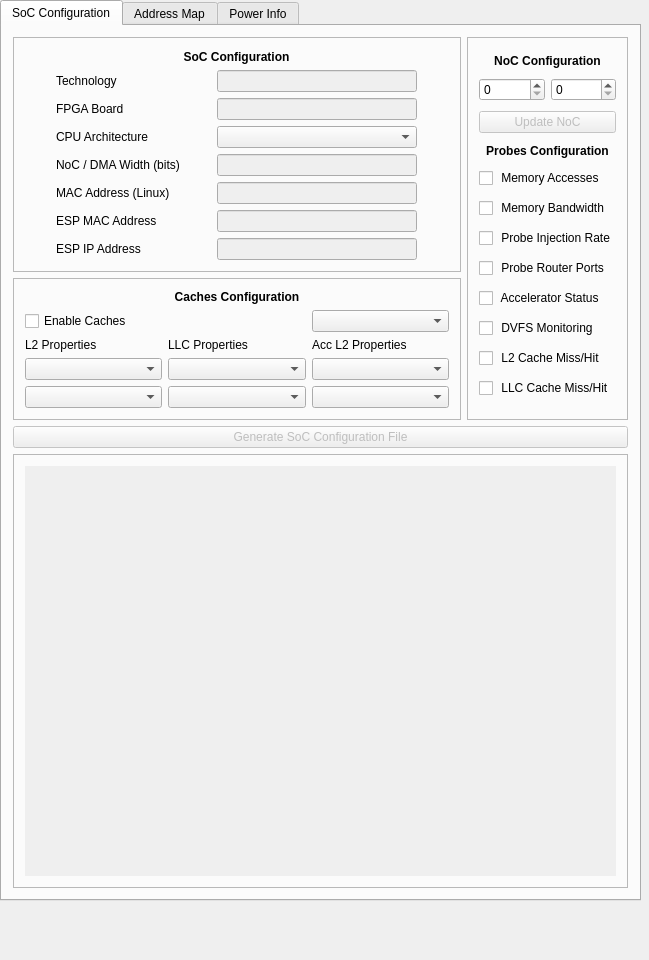
<?xml version="1.0" encoding="UTF-8"?>
<ui version="4.0">
 <class>espcreator</class>
 <widget class="QMainWindow" name="espcreator">
  <property name="geometry">
   <rect>
    <x>0</x>
    <y>0</y>
    <width>649</width>
    <height>960</height>
   </rect>
  </property>
  <property name="sizePolicy">
   <sizepolicy hsizetype="Expanding" vsizetype="Expanding">
    <horstretch>0</horstretch>
    <verstretch>0</verstretch>
   </sizepolicy>
  </property>
  <property name="windowTitle">
   <string>ESP SoC Generator</string>
  </property>
  <widget class="QWidget" name="centralWidget">
   <widget class="QTabWidget" name="tabWidget">
    <property name="enabled">
     <bool>true</bool>
    </property>
    <property name="geometry">
     <rect>
      <x>0</x>
      <y>0</y>
      <width>641</width>
      <height>901</height>
     </rect>
    </property>
    <property name="currentIndex">
     <number>0</number>
    </property>
    <widget class="QWidget" name="tab_soc">
     <attribute name="title">
      <string>SoC Configuration</string>
     </attribute>
     <layout class="QGridLayout" name="gridLayout_4">
      <item row="1" column="1" rowspan="2">
       <widget class="QFrame" name="frame_cfg">
        <property name="sizePolicy">
         <sizepolicy hsizetype="Fixed" vsizetype="Minimum">
          <horstretch>0</horstretch>
          <verstretch>0</verstretch>
         </sizepolicy>
        </property>
        <property name="frameShape">
         <enum>QFrame::StyledPanel</enum>
        </property>
        <property name="frameShadow">
         <enum>QFrame::Raised</enum>
        </property>
        <layout class="QGridLayout" name="gridLayout_3">
         <item row="3" column="1" colspan="2">
          <widget class="QLabel" name="label_2">
           <property name="sizePolicy">
            <sizepolicy hsizetype="Minimum" vsizetype="Fixed">
             <horstretch>0</horstretch>
             <verstretch>0</verstretch>
            </sizepolicy>
           </property>
           <property name="minimumSize">
            <size>
             <width>0</width>
             <height>15</height>
            </size>
           </property>
           <property name="font">
            <font>
             <weight>75</weight>
             <bold>true</bold>
            </font>
           </property>
           <property name="text">
            <string>Probes Configuration</string>
           </property>
           <property name="alignment">
            <set>Qt::AlignCenter</set>
           </property>
          </widget>
         </item>
         <item row="1" column="2">
          <widget class="QSpinBox" name="spinBox_nocx"/>
         </item>
         <item row="2" column="1" colspan="2">
          <widget class="QPushButton" name="pushButton_noc">
           <property name="enabled">
            <bool>false</bool>
           </property>
           <property name="text">
            <string>Update NoC</string>
           </property>
          </widget>
         </item>
         <item row="1" column="1">
          <widget class="QSpinBox" name="spinBox_nocy"/>
         </item>
         <item row="5" column="1" colspan="2">
          <widget class="QCheckBox" name="checkBox_probe_mem_band">
           <property name="text">
            <string> Memory Bandwidth</string>
           </property>
          </widget>
         </item>
         <item row="10" column="1" colspan="2">
          <widget class="QCheckBox" name="checkBox_probe_l2">
           <property name="text">
            <string> L2 Cache Miss/Hit</string>
           </property>
          </widget>
         </item>
         <item row="7" column="1" colspan="2">
          <widget class="QCheckBox" name="checkBox_probe_noc_routers">
           <property name="enabled">
            <bool>true</bool>
           </property>
           <property name="text">
            <string> Probe Router Ports</string>
           </property>
          </widget>
         </item>
         <item row="11" column="1" colspan="2">
          <widget class="QCheckBox" name="checkBox_proble_llc">
           <property name="text">
            <string> LLC Cache Miss/Hit</string>
           </property>
          </widget>
         </item>
         <item row="4" column="1" colspan="2">
          <widget class="QCheckBox" name="checkBox_probe_mem">
           <property name="enabled">
            <bool>true</bool>
           </property>
           <property name="text">
            <string> Memory Accesses</string>
           </property>
          </widget>
         </item>
         <item row="0" column="1" colspan="2">
          <widget class="QLabel" name="label_mesh">
           <property name="sizePolicy">
            <sizepolicy hsizetype="Preferred" vsizetype="Fixed">
             <horstretch>0</horstretch>
             <verstretch>0</verstretch>
            </sizepolicy>
           </property>
           <property name="minimumSize">
            <size>
             <width>0</width>
             <height>15</height>
            </size>
           </property>
           <property name="font">
            <font>
             <weight>75</weight>
             <bold>true</bold>
            </font>
           </property>
           <property name="text">
            <string>NoC Configuration</string>
           </property>
           <property name="alignment">
            <set>Qt::AlignCenter</set>
           </property>
          </widget>
         </item>
         <item row="6" column="1" colspan="2">
          <widget class="QCheckBox" name="checkBox_probe_inject">
           <property name="enabled">
            <bool>true</bool>
           </property>
           <property name="text">
            <string> Probe Injection Rate</string>
           </property>
          </widget>
         </item>
         <item row="9" column="1" colspan="2">
          <widget class="QCheckBox" name="checkBox_probe_dvfs">
           <property name="enabled">
            <bool>true</bool>
           </property>
           <property name="text">
            <string> DVFS Monitoring</string>
           </property>
          </widget>
         </item>
         <item row="8" column="1" colspan="2">
          <widget class="QCheckBox" name="checkBox_probe_acc">
           <property name="text">
            <string> Accelerator Status</string>
           </property>
          </widget>
         </item>
        </layout>
       </widget>
      </item>
      <item row="2" column="0">
       <widget class="QFrame" name="frame_caches">
        <property name="enabled">
         <bool>true</bool>
        </property>
        <property name="sizePolicy">
         <sizepolicy hsizetype="Minimum" vsizetype="Minimum">
          <horstretch>0</horstretch>
          <verstretch>0</verstretch>
         </sizepolicy>
        </property>
        <property name="frameShape">
         <enum>QFrame::StyledPanel</enum>
        </property>
        <property name="frameShadow">
         <enum>QFrame::Raised</enum>
        </property>
        <layout class="QGridLayout" name="gridLayout">
         <item row="7" column="1">
          <widget class="QComboBox" name="combo_llc_ways"/>
         </item>
         <item row="0" column="0" colspan="3">
          <widget class="QLabel" name="label_10">
           <property name="sizePolicy">
            <sizepolicy hsizetype="Preferred" vsizetype="Fixed">
             <horstretch>0</horstretch>
             <verstretch>0</verstretch>
            </sizepolicy>
           </property>
           <property name="minimumSize">
            <size>
             <width>0</width>
             <height>10</height>
            </size>
           </property>
           <property name="font">
            <font>
             <weight>75</weight>
             <bold>true</bold>
            </font>
           </property>
           <property name="text">
            <string>Caches Configuration</string>
           </property>
           <property name="alignment">
            <set>Qt::AlignCenter</set>
           </property>
          </widget>
         </item>
         <item row="7" column="0">
          <widget class="QComboBox" name="combo_l2_ways"/>
         </item>
         <item row="2" column="0">
          <widget class="QCheckBox" name="checkBox_caches">
           <property name="minimumSize">
            <size>
             <width>0</width>
             <height>10</height>
            </size>
           </property>
           <property name="text">
            <string>Enable Caches</string>
           </property>
           <property name="iconSize">
            <size>
             <width>10</width>
             <height>10</height>
            </size>
           </property>
          </widget>
         </item>
         <item row="7" column="2">
          <widget class="QComboBox" name="combo_al2_ways"/>
         </item>
         <item row="8" column="2">
          <widget class="QComboBox" name="combo_al2_sets"/>
         </item>
         <item row="8" column="0">
          <widget class="QComboBox" name="combo_l2_sets"/>
         </item>
         <item row="2" column="2">
          <widget class="QComboBox" name="combo_implem"/>
         </item>
         <item row="8" column="1">
          <widget class="QComboBox" name="combo_llc_sets"/>
         </item>
         <item row="6" column="1">
          <widget class="QLabel" name="label_11">
           <property name="enabled">
            <bool>true</bool>
           </property>
           <property name="sizePolicy">
            <sizepolicy hsizetype="Preferred" vsizetype="Minimum">
             <horstretch>0</horstretch>
             <verstretch>0</verstretch>
            </sizepolicy>
           </property>
           <property name="minimumSize">
            <size>
             <width>0</width>
             <height>10</height>
            </size>
           </property>
           <property name="text">
            <string>LLC Properties</string>
           </property>
           <property name="textFormat">
            <enum>Qt::AutoText</enum>
           </property>
           <property name="scaledContents">
            <bool>false</bool>
           </property>
           <property name="margin">
            <number>0</number>
           </property>
          </widget>
         </item>
         <item row="6" column="2">
          <widget class="QLabel" name="label_12">
           <property name="enabled">
            <bool>true</bool>
           </property>
           <property name="sizePolicy">
            <sizepolicy hsizetype="Preferred" vsizetype="Minimum">
             <horstretch>0</horstretch>
             <verstretch>0</verstretch>
            </sizepolicy>
           </property>
           <property name="minimumSize">
            <size>
             <width>0</width>
             <height>10</height>
            </size>
           </property>
           <property name="text">
            <string>Acc L2 Properties</string>
           </property>
           <property name="textFormat">
            <enum>Qt::AutoText</enum>
           </property>
           <property name="scaledContents">
            <bool>false</bool>
           </property>
           <property name="margin">
            <number>0</number>
           </property>
          </widget>
         </item>
         <item row="6" column="0">
          <widget class="QLabel" name="label">
           <property name="enabled">
            <bool>true</bool>
           </property>
           <property name="sizePolicy">
            <sizepolicy hsizetype="Preferred" vsizetype="Minimum">
             <horstretch>0</horstretch>
             <verstretch>0</verstretch>
            </sizepolicy>
           </property>
           <property name="minimumSize">
            <size>
             <width>0</width>
             <height>5</height>
            </size>
           </property>
           <property name="text">
            <string>L2 Properties</string>
           </property>
           <property name="textFormat">
            <enum>Qt::AutoText</enum>
           </property>
           <property name="scaledContents">
            <bool>false</bool>
           </property>
           <property name="margin">
            <number>0</number>
           </property>
          </widget>
         </item>
        </layout>
       </widget>
      </item>
      <item row="1" column="0">
       <widget class="QFrame" name="frame_status_info">
        <property name="sizePolicy">
         <sizepolicy hsizetype="Minimum" vsizetype="Fixed">
          <horstretch>0</horstretch>
          <verstretch>0</verstretch>
         </sizepolicy>
        </property>
        <property name="frameShape">
         <enum>QFrame::StyledPanel</enum>
        </property>
        <property name="frameShadow">
         <enum>QFrame::Raised</enum>
        </property>
        <layout class="QGridLayout" name="gridLayout_2">
         <item row="13" column="0">
          <widget class="QLabel" name="label_mac">
           <property name="sizePolicy">
            <sizepolicy hsizetype="Fixed" vsizetype="Preferred">
             <horstretch>0</horstretch>
             <verstretch>0</verstretch>
            </sizepolicy>
           </property>
           <property name="text">
            <string>MAC Address (Linux)</string>
           </property>
          </widget>
         </item>
         <item row="6" column="0">
          <widget class="QLabel" name="label_arch">
           <property name="sizePolicy">
            <sizepolicy hsizetype="Fixed" vsizetype="Preferred">
             <horstretch>0</horstretch>
             <verstretch>0</verstretch>
            </sizepolicy>
           </property>
           <property name="text">
            <string>CPU Architecture</string>
           </property>
          </widget>
         </item>
         <item row="17" column="0">
          <widget class="QLabel" name="label_9">
           <property name="text">
            <string>ESP IP Address</string>
           </property>
          </widget>
         </item>
         <item row="1" column="1">
          <widget class="QLineEdit" name="lineEdit_tech">
           <property name="enabled">
            <bool>false</bool>
           </property>
           <property name="sizePolicy">
            <sizepolicy hsizetype="Fixed" vsizetype="Fixed">
             <horstretch>0</horstretch>
             <verstretch>0</verstretch>
            </sizepolicy>
           </property>
           <property name="minimumSize">
            <size>
             <width>200</width>
             <height>0</height>
            </size>
           </property>
           <property name="palette">
            <palette>
             <active>
              <colorrole role="Text">
               <brush brushstyle="SolidPattern">
                <color alpha="255">
                 <red>0</red>
                 <green>0</green>
                 <blue>0</blue>
                </color>
               </brush>
              </colorrole>
             </active>
             <inactive>
              <colorrole role="Text">
               <brush brushstyle="SolidPattern">
                <color alpha="255">
                 <red>0</red>
                 <green>0</green>
                 <blue>0</blue>
                </color>
               </brush>
              </colorrole>
             </inactive>
             <disabled>
              <colorrole role="Text">
               <brush brushstyle="SolidPattern">
                <color alpha="255">
                 <red>0</red>
                 <green>0</green>
                 <blue>0</blue>
                </color>
               </brush>
              </colorrole>
             </disabled>
            </palette>
           </property>
           <property name="font">
            <font>
             <weight>75</weight>
             <bold>true</bold>
            </font>
           </property>
           <property name="alignment">
            <set>Qt::AlignCenter</set>
           </property>
          </widget>
         </item>
         <item row="16" column="1">
          <widget class="QLineEdit" name="lineEdit_espmac">
           <property name="enabled">
            <bool>false</bool>
           </property>
           <property name="sizePolicy">
            <sizepolicy hsizetype="Fixed" vsizetype="Fixed">
             <horstretch>0</horstretch>
             <verstretch>0</verstretch>
            </sizepolicy>
           </property>
           <property name="minimumSize">
            <size>
             <width>200</width>
             <height>0</height>
            </size>
           </property>
           <property name="palette">
            <palette>
             <active>
              <colorrole role="Text">
               <brush brushstyle="SolidPattern">
                <color alpha="255">
                 <red>0</red>
                 <green>0</green>
                 <blue>0</blue>
                </color>
               </brush>
              </colorrole>
             </active>
             <inactive>
              <colorrole role="Text">
               <brush brushstyle="SolidPattern">
                <color alpha="255">
                 <red>0</red>
                 <green>0</green>
                 <blue>0</blue>
                </color>
               </brush>
              </colorrole>
             </inactive>
             <disabled>
              <colorrole role="Text">
               <brush brushstyle="SolidPattern">
                <color alpha="255">
                 <red>0</red>
                 <green>0</green>
                 <blue>0</blue>
                </color>
               </brush>
              </colorrole>
             </disabled>
            </palette>
           </property>
           <property name="font">
            <font>
             <weight>75</weight>
             <bold>true</bold>
            </font>
           </property>
           <property name="alignment">
            <set>Qt::AlignCenter</set>
           </property>
          </widget>
         </item>
         <item row="17" column="1">
          <widget class="QLineEdit" name="lineEdit_espip">
           <property name="enabled">
            <bool>false</bool>
           </property>
           <property name="sizePolicy">
            <sizepolicy hsizetype="Fixed" vsizetype="Fixed">
             <horstretch>0</horstretch>
             <verstretch>0</verstretch>
            </sizepolicy>
           </property>
           <property name="minimumSize">
            <size>
             <width>200</width>
             <height>0</height>
            </size>
           </property>
           <property name="palette">
            <palette>
             <active>
              <colorrole role="Text">
               <brush brushstyle="SolidPattern">
                <color alpha="255">
                 <red>0</red>
                 <green>0</green>
                 <blue>0</blue>
                </color>
               </brush>
              </colorrole>
             </active>
             <inactive>
              <colorrole role="Text">
               <brush brushstyle="SolidPattern">
                <color alpha="255">
                 <red>0</red>
                 <green>0</green>
                 <blue>0</blue>
                </color>
               </brush>
              </colorrole>
             </inactive>
             <disabled>
              <colorrole role="Text">
               <brush brushstyle="SolidPattern">
                <color alpha="255">
                 <red>0</red>
                 <green>0</green>
                 <blue>0</blue>
                </color>
               </brush>
              </colorrole>
             </disabled>
            </palette>
           </property>
           <property name="font">
            <font>
             <weight>75</weight>
             <bold>true</bold>
            </font>
           </property>
           <property name="alignment">
            <set>Qt::AlignCenter</set>
           </property>
          </widget>
         </item>
         <item row="1" column="0">
          <widget class="QLabel" name="label_tech">
           <property name="sizePolicy">
            <sizepolicy hsizetype="Fixed" vsizetype="Preferred">
             <horstretch>0</horstretch>
             <verstretch>0</verstretch>
            </sizepolicy>
           </property>
           <property name="text">
            <string>Technology</string>
           </property>
          </widget>
         </item>
         <item row="8" column="1">
          <widget class="QLineEdit" name="lineEdit_nocw">
           <property name="enabled">
            <bool>false</bool>
           </property>
           <property name="sizePolicy">
            <sizepolicy hsizetype="Fixed" vsizetype="Fixed">
             <horstretch>0</horstretch>
             <verstretch>0</verstretch>
            </sizepolicy>
           </property>
           <property name="minimumSize">
            <size>
             <width>200</width>
             <height>0</height>
            </size>
           </property>
           <property name="palette">
            <palette>
             <active>
              <colorrole role="Text">
               <brush brushstyle="SolidPattern">
                <color alpha="255">
                 <red>0</red>
                 <green>0</green>
                 <blue>0</blue>
                </color>
               </brush>
              </colorrole>
             </active>
             <inactive>
              <colorrole role="Text">
               <brush brushstyle="SolidPattern">
                <color alpha="255">
                 <red>0</red>
                 <green>0</green>
                 <blue>0</blue>
                </color>
               </brush>
              </colorrole>
             </inactive>
             <disabled>
              <colorrole role="Text">
               <brush brushstyle="SolidPattern">
                <color alpha="255">
                 <red>0</red>
                 <green>0</green>
                 <blue>0</blue>
                </color>
               </brush>
              </colorrole>
             </disabled>
            </palette>
           </property>
           <property name="font">
            <font>
             <weight>75</weight>
             <bold>true</bold>
            </font>
           </property>
           <property name="alignment">
            <set>Qt::AlignCenter</set>
           </property>
          </widget>
         </item>
         <item row="4" column="1">
          <widget class="QLineEdit" name="lineEdit_board">
           <property name="enabled">
            <bool>false</bool>
           </property>
           <property name="sizePolicy">
            <sizepolicy hsizetype="Fixed" vsizetype="Fixed">
             <horstretch>0</horstretch>
             <verstretch>0</verstretch>
            </sizepolicy>
           </property>
           <property name="minimumSize">
            <size>
             <width>200</width>
             <height>0</height>
            </size>
           </property>
           <property name="palette">
            <palette>
             <active>
              <colorrole role="Text">
               <brush brushstyle="SolidPattern">
                <color alpha="255">
                 <red>0</red>
                 <green>0</green>
                 <blue>0</blue>
                </color>
               </brush>
              </colorrole>
             </active>
             <inactive>
              <colorrole role="Text">
               <brush brushstyle="SolidPattern">
                <color alpha="255">
                 <red>0</red>
                 <green>0</green>
                 <blue>0</blue>
                </color>
               </brush>
              </colorrole>
             </inactive>
             <disabled>
              <colorrole role="Text">
               <brush brushstyle="SolidPattern">
                <color alpha="255">
                 <red>0</red>
                 <green>0</green>
                 <blue>0</blue>
                </color>
               </brush>
              </colorrole>
             </disabled>
            </palette>
           </property>
           <property name="font">
            <font>
             <weight>75</weight>
             <bold>true</bold>
            </font>
           </property>
           <property name="alignment">
            <set>Qt::AlignCenter</set>
           </property>
          </widget>
         </item>
         <item row="16" column="0">
          <widget class="QLabel" name="label_grlib_dbgmac">
           <property name="sizePolicy">
            <sizepolicy hsizetype="Fixed" vsizetype="Preferred">
             <horstretch>0</horstretch>
             <verstretch>0</verstretch>
            </sizepolicy>
           </property>
           <property name="text">
            <string>ESP MAC Address</string>
           </property>
          </widget>
         </item>
         <item row="4" column="0">
          <widget class="QLabel" name="label_board">
           <property name="sizePolicy">
            <sizepolicy hsizetype="Fixed" vsizetype="Preferred">
             <horstretch>0</horstretch>
             <verstretch>0</verstretch>
            </sizepolicy>
           </property>
           <property name="text">
            <string>FPGA Board</string>
           </property>
          </widget>
         </item>
         <item row="8" column="0">
          <widget class="QLabel" name="label_nocw">
           <property name="sizePolicy">
            <sizepolicy hsizetype="Fixed" vsizetype="Preferred">
             <horstretch>0</horstretch>
             <verstretch>0</verstretch>
            </sizepolicy>
           </property>
           <property name="text">
            <string>NoC / DMA Width (bits)</string>
           </property>
          </widget>
         </item>
         <item row="13" column="1">
          <widget class="QLineEdit" name="lineEdit_mac">
           <property name="enabled">
            <bool>false</bool>
           </property>
           <property name="sizePolicy">
            <sizepolicy hsizetype="Fixed" vsizetype="Fixed">
             <horstretch>0</horstretch>
             <verstretch>0</verstretch>
            </sizepolicy>
           </property>
           <property name="minimumSize">
            <size>
             <width>200</width>
             <height>0</height>
            </size>
           </property>
           <property name="palette">
            <palette>
             <active>
              <colorrole role="Text">
               <brush brushstyle="SolidPattern">
                <color alpha="255">
                 <red>0</red>
                 <green>0</green>
                 <blue>0</blue>
                </color>
               </brush>
              </colorrole>
             </active>
             <inactive>
              <colorrole role="Text">
               <brush brushstyle="SolidPattern">
                <color alpha="255">
                 <red>0</red>
                 <green>0</green>
                 <blue>0</blue>
                </color>
               </brush>
              </colorrole>
             </inactive>
             <disabled>
              <colorrole role="Text">
               <brush brushstyle="SolidPattern">
                <color alpha="255">
                 <red>0</red>
                 <green>0</green>
                 <blue>0</blue>
                </color>
               </brush>
              </colorrole>
             </disabled>
            </palette>
           </property>
           <property name="font">
            <font>
             <weight>75</weight>
             <bold>true</bold>
            </font>
           </property>
           <property name="alignment">
            <set>Qt::AlignCenter</set>
           </property>
          </widget>
         </item>
         <item row="0" column="0" colspan="2">
          <widget class="QLabel" name="label_3">
           <property name="sizePolicy">
            <sizepolicy hsizetype="Preferred" vsizetype="Fixed">
             <horstretch>0</horstretch>
             <verstretch>0</verstretch>
            </sizepolicy>
           </property>
           <property name="minimumSize">
            <size>
             <width>0</width>
             <height>15</height>
            </size>
           </property>
           <property name="font">
            <font>
             <weight>75</weight>
             <bold>true</bold>
            </font>
           </property>
           <property name="text">
            <string>SoC Configuration</string>
           </property>
           <property name="alignment">
            <set>Qt::AlignCenter</set>
           </property>
          </widget>
         </item>
         <item row="6" column="1">
          <widget class="QComboBox" name="combo_arch"/>
         </item>
        </layout>
       </widget>
      </item>
      <item row="4" column="0" colspan="2">
       <widget class="QFrame" name="frame_soc">
        <property name="sizePolicy">
         <sizepolicy hsizetype="MinimumExpanding" vsizetype="MinimumExpanding">
          <horstretch>0</horstretch>
          <verstretch>0</verstretch>
         </sizepolicy>
        </property>
        <property name="minimumSize">
         <size>
          <width>0</width>
          <height>0</height>
         </size>
        </property>
        <property name="frameShape">
         <enum>QFrame::StyledPanel</enum>
        </property>
        <property name="frameShadow">
         <enum>QFrame::Raised</enum>
        </property>
        <layout class="QVBoxLayout" name="verticalLayout_2">
         <item>
          <widget class="QScrollArea" name="scroll_noc">
           <property name="sizePolicy">
            <sizepolicy hsizetype="MinimumExpanding" vsizetype="MinimumExpanding">
             <horstretch>0</horstretch>
             <verstretch>0</verstretch>
            </sizepolicy>
           </property>
           <property name="minimumSize">
            <size>
             <width>0</width>
             <height>0</height>
            </size>
           </property>
           <property name="frameShape">
            <enum>QFrame::NoFrame</enum>
           </property>
           <property name="verticalScrollBarPolicy">
            <enum>Qt::ScrollBarAlwaysOff</enum>
           </property>
           <property name="horizontalScrollBarPolicy">
            <enum>Qt::ScrollBarAlwaysOff</enum>
           </property>
           <property name="widgetResizable">
            <bool>true</bool>
           </property>
           <property name="alignment">
            <set>Qt::AlignHCenter|Qt::AlignTop</set>
           </property>
           <widget class="QWidget" name="widget_noc">
            <property name="geometry">
             <rect>
              <x>0</x>
              <y>0</y>
              <width>603</width>
              <height>435</height>
             </rect>
            </property>
            <property name="sizePolicy">
             <sizepolicy hsizetype="MinimumExpanding" vsizetype="MinimumExpanding">
              <horstretch>0</horstretch>
              <verstretch>0</verstretch>
             </sizepolicy>
            </property>
            <layout class="QGridLayout" name="layout_widget_noc">
             <property name="leftMargin">
              <number>0</number>
             </property>
             <property name="topMargin">
              <number>0</number>
             </property>
             <property name="rightMargin">
              <number>0</number>
             </property>
             <property name="bottomMargin">
              <number>0</number>
             </property>
             <property name="spacing">
              <number>0</number>
             </property>
             <item row="0" column="0" alignment="Qt::AlignTop">
              <widget class="QFrame" name="frame_noc">
               <property name="sizePolicy">
                <sizepolicy hsizetype="MinimumExpanding" vsizetype="MinimumExpanding">
                 <horstretch>0</horstretch>
                 <verstretch>0</verstretch>
                </sizepolicy>
               </property>
               <property name="frameShape">
                <enum>QFrame::NoFrame</enum>
               </property>
               <property name="frameShadow">
                <enum>QFrame::Raised</enum>
               </property>
               <layout class="QGridLayout" name="layout_noc">
                <property name="leftMargin">
                 <number>0</number>
                </property>
                <property name="topMargin">
                 <number>0</number>
                </property>
                <property name="rightMargin">
                 <number>0</number>
                </property>
                <property name="bottomMargin">
                 <number>0</number>
                </property>
               </layout>
              </widget>
             </item>
             <item row="2" column="0">
              <widget class="QSplitter" name="splitter_2">
               <property name="sizePolicy">
                <sizepolicy hsizetype="Maximum" vsizetype="Expanding">
                 <horstretch>0</horstretch>
                 <verstretch>0</verstretch>
                </sizepolicy>
               </property>
               <property name="orientation">
                <enum>Qt::Vertical</enum>
               </property>
              </widget>
             </item>
            </layout>
           </widget>
          </widget>
         </item>
        </layout>
       </widget>
      </item>
      <item row="3" column="0" colspan="2">
       <widget class="QPushButton" name="pushButton_gen">
        <property name="enabled">
         <bool>false</bool>
        </property>
        <property name="text">
         <string>Generate SoC Configuration File</string>
        </property>
       </widget>
      </item>
     </layout>
    </widget>
    <widget class="QWidget" name="tab_addr">
     <property name="enabled">
      <bool>false</bool>
     </property>
     <attribute name="title">
      <string>Address Map</string>
     </attribute>
     <layout class="QVBoxLayout" name="verticalLayout_3">
      <item>
       <widget class="QScrollArea" name="scroll_addr">
        <property name="frameShape">
         <enum>QFrame::NoFrame</enum>
        </property>
        <property name="widgetResizable">
         <bool>true</bool>
        </property>
        <widget class="QWidget" name="widget_addr">
         <property name="geometry">
          <rect>
           <x>0</x>
           <y>0</y>
           <width>621</width>
           <height>616</height>
          </rect>
         </property>
         <layout class="QVBoxLayout" name="verticalLayout_4">
          <item alignment="Qt::AlignTop">
           <widget class="QFrame" name="frame_addr">
            <property name="sizePolicy">
             <sizepolicy hsizetype="MinimumExpanding" vsizetype="Preferred">
              <horstretch>0</horstretch>
              <verstretch>0</verstretch>
             </sizepolicy>
            </property>
            <property name="font">
             <font>
              <pointsize>11</pointsize>
             </font>
            </property>
            <property name="frameShape">
             <enum>QFrame::StyledPanel</enum>
            </property>
            <property name="frameShadow">
             <enum>QFrame::Raised</enum>
            </property>
            <layout class="QGridLayout" name="layout_addr">
             <item row="0" column="0">
              <widget class="QLabel" name="label_4">
               <property name="font">
                <font>
                 <weight>75</weight>
                 <bold>true</bold>
                </font>
               </property>
               <property name="text">
                <string>Tile - IP</string>
               </property>
              </widget>
             </item>
             <item row="0" column="1">
              <widget class="QLabel" name="label_5">
               <property name="font">
                <font>
                 <weight>75</weight>
                 <bold>true</bold>
                </font>
               </property>
               <property name="text">
                <string>Base Address</string>
               </property>
               <property name="alignment">
                <set>Qt::AlignRight|Qt::AlignTrailing|Qt::AlignVCenter</set>
               </property>
              </widget>
             </item>
             <item row="0" column="2">
              <widget class="QLabel" name="label_6">
               <property name="font">
                <font>
                 <weight>75</weight>
                 <bold>true</bold>
                </font>
               </property>
               <property name="text">
                <string>Size</string>
               </property>
               <property name="alignment">
                <set>Qt::AlignRight|Qt::AlignTrailing|Qt::AlignVCenter</set>
               </property>
              </widget>
             </item>
             <item row="0" column="3">
              <widget class="QLabel" name="label_7">
               <property name="font">
                <font>
                 <weight>75</weight>
                 <bold>true</bold>
                </font>
               </property>
               <property name="text">
                <string>Last Address</string>
               </property>
               <property name="alignment">
                <set>Qt::AlignRight|Qt::AlignTrailing|Qt::AlignVCenter</set>
               </property>
              </widget>
             </item>
             <item row="0" column="4">
              <widget class="QLabel" name="label_8">
               <property name="font">
                <font>
                 <weight>75</weight>
                 <bold>true</bold>
                </font>
               </property>
               <property name="text">
                <string>Address Mask</string>
               </property>
               <property name="alignment">
                <set>Qt::AlignRight|Qt::AlignTrailing|Qt::AlignVCenter</set>
               </property>
              </widget>
             </item>
            </layout>
           </widget>
          </item>
         </layout>
        </widget>
       </widget>
      </item>
      <item>
       <widget class="QTextBrowser" name="textBrowser_addr">
        <property name="sizePolicy">
         <sizepolicy hsizetype="MinimumExpanding" vsizetype="Minimum">
          <horstretch>0</horstretch>
          <verstretch>0</verstretch>
         </sizepolicy>
        </property>
        <property name="font">
         <font>
          <pointsize>11</pointsize>
         </font>
        </property>
       </widget>
      </item>
      <item>
       <widget class="QFrame" name="frame_addr_btn">
        <property name="sizePolicy">
         <sizepolicy hsizetype="MinimumExpanding" vsizetype="Minimum">
          <horstretch>0</horstretch>
          <verstretch>0</verstretch>
         </sizepolicy>
        </property>
        <property name="frameShape">
         <enum>QFrame::NoFrame</enum>
        </property>
        <property name="frameShadow">
         <enum>QFrame::Plain</enum>
        </property>
        <layout class="QHBoxLayout" name="horizontalLayout">
         <property name="leftMargin">
          <number>0</number>
         </property>
         <property name="rightMargin">
          <number>0</number>
         </property>
         <item>
          <widget class="QPushButton" name="pushButton_addr_reset">
           <property name="enabled">
            <bool>false</bool>
           </property>
           <property name="text">
            <string>Restore Default Address Map</string>
           </property>
          </widget>
         </item>
         <item>
          <widget class="QPushButton" name="pushButton_addr_validate">
           <property name="enabled">
            <bool>false</bool>
           </property>
           <property name="text">
            <string>Validate Current Address Map</string>
           </property>
          </widget>
         </item>
         <item>
          <widget class="QPushButton" name="pushButton_addr_confirm">
           <property name="enabled">
            <bool>false</bool>
           </property>
           <property name="text">
            <string>Confirm Address Map</string>
           </property>
          </widget>
         </item>
        </layout>
       </widget>
      </item>
     </layout>
    </widget>
    <widget class="QWidget" name="tab_pow">
     <property name="enabled">
      <bool>false</bool>
     </property>
     <attribute name="title">
      <string>Power Info</string>
     </attribute>
     <layout class="QVBoxLayout" name="verticalLayout_6">
      <item>
       <widget class="QScrollArea" name="scroll_pow">
        <property name="frameShape">
         <enum>QFrame::NoFrame</enum>
        </property>
        <property name="lineWidth">
         <number>0</number>
        </property>
        <property name="widgetResizable">
         <bool>true</bool>
        </property>
        <widget class="QWidget" name="widget_pow">
         <property name="geometry">
          <rect>
           <x>0</x>
           <y>0</y>
           <width>621</width>
           <height>829</height>
          </rect>
         </property>
         <layout class="QVBoxLayout" name="verticalLayout_7">
          <item alignment="Qt::AlignTop">
           <widget class="QFrame" name="frame_pow">
            <property name="sizePolicy">
             <sizepolicy hsizetype="Preferred" vsizetype="Minimum">
              <horstretch>0</horstretch>
              <verstretch>0</verstretch>
             </sizepolicy>
            </property>
            <property name="frameShape">
             <enum>QFrame::StyledPanel</enum>
            </property>
            <property name="frameShadow">
             <enum>QFrame::Raised</enum>
            </property>
            <property name="lineWidth">
             <number>0</number>
            </property>
            <layout class="QGridLayout" name="layout_pow"/>
           </widget>
          </item>
         </layout>
        </widget>
       </widget>
      </item>
      <item>
       <widget class="QPushButton" name="pushButton_pow_confirm">
        <property name="text">
         <string>Confirm Power Information</string>
        </property>
       </widget>
      </item>
     </layout>
    </widget>
   </widget>
  </widget>
 </widget>
 <layoutdefault spacing="6" margin="11"/>
 <resources/>
 <connections/>
</ui>
